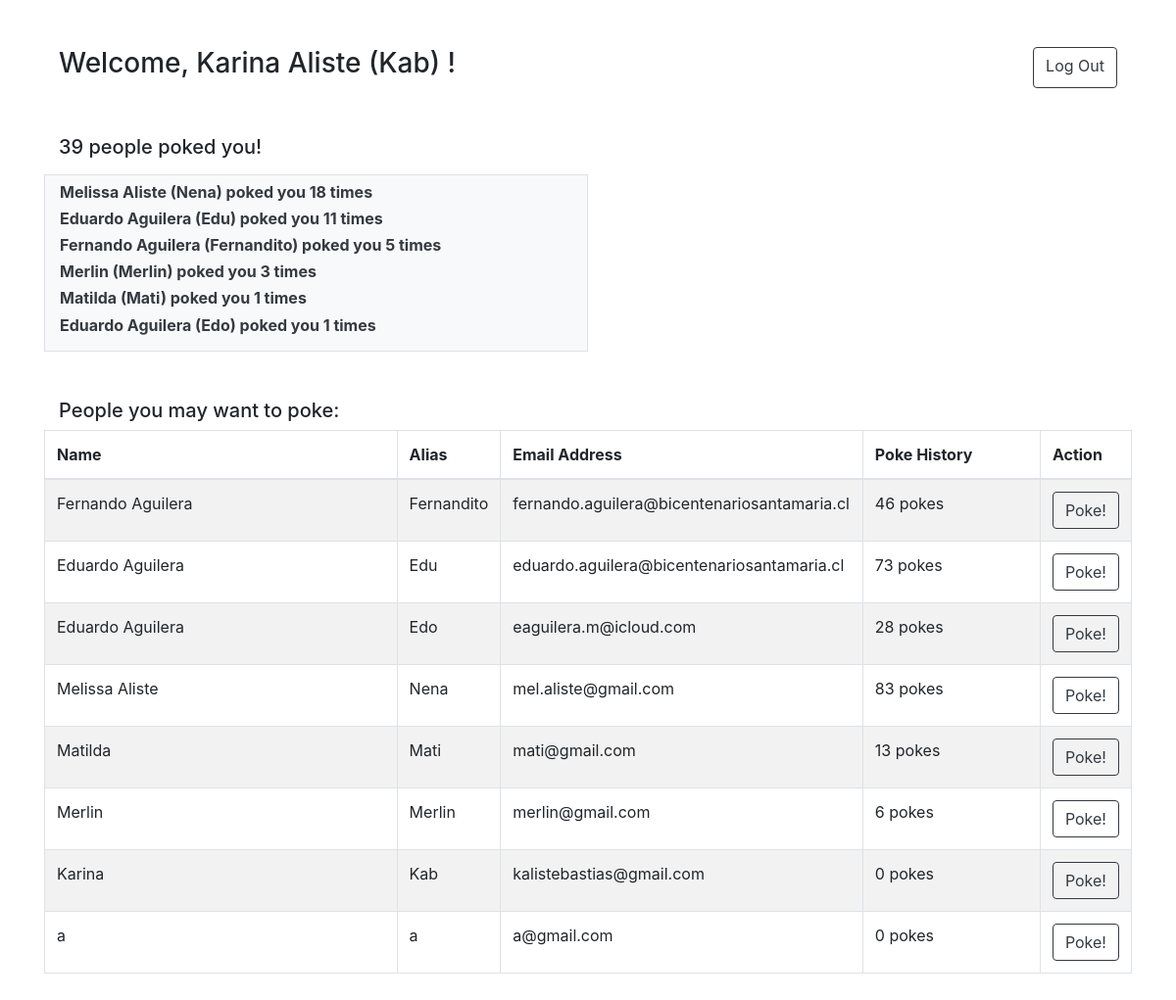
Page /home/ (signed in) on the committed database.
### login/models.py (models this page shows)
class User(models.Model):
    id = models.AutoField(primary_key=True)
    nombre = models.CharField(max_length=40)
    alias = models.CharField(max_length=40)
    email = models.CharField(max_length=40)
    password = models.CharField(max_length=20)
    cumple = models.DateTimeField()
    rol = models.PositiveIntegerField(default=1)
    historico = models.IntegerField(default=0)
    created_at = models.DateTimeField(auto_now_add=True)
    updated_at = models.DateTimeField(auto_now=True)
    objects = UserManager()

### home/views.py (the view)
# urls.py: 2. Add a URL to urlpatterns:  path('', views.home, name='home')
def home(request):
    active_user = User.objects.get(id=request.session['user_id'])
    lista_usuarios = User.objects.all()
    mis_pokes=[]
    poke_user = Poke.objects.filter(receptor = active_user).values('emisor').annotate(total=Count('emisor')).order_by('-total')#.reverse() para orden descendente o usar signo -
    for user in poke_user:
        mis_pokes.append(
            {
            "emisor":User.objects.filter(id=user["emisor"]), #queryset
            "total":user["total"]
            }
        )
    context = {
        "active_user": active_user,
        "lista_usuarios": lista_usuarios,
        "mis_pokes" : mis_pokes, #arreglo de diccionarios
        "poke_user" : poke_user,
    }
    return render(request, 'home.html', context)

### login/templates/home.html (shortened to what this page needs)
<!DOCTYPE html>
<html lang="en">
<head>
    {% load static %}
    <link rel="stylesheet" href="https://cdn.jsdelivr.net/npm/bootstrap@4.6.0/dist/css/bootstrap.min.css">
</head>
<body>
    <div class="container my-5">
        <div class="container-fluid">
            <div class="row d-flex mb-5">
                <div class="col-10 d-sm-block">
                    <h3>Welcome, {{active_user.nombre}} ({{active_user.alias}}) !</h3>
                </div>
                <div class="col-2 d-flex justify-content-end">
                    <a href="/logout" class="btn btn-outline-dark">Log Out</a>
                </div>
            </div>
            {% for usuario in lista_usuarios %} {% if usuario.id == active_user.id %}
            <h5 class="mb-3"> {{usuario.historico}} people poked you!</h5>
            {% endif %} {% endfor%}
            <div class=" row mb-5 ">
                <div class="col-6 border border-ligth py-2 bg-light text-dark ">
                    {% for usuario in mis_pokes %}
                    <h6><strong>{{usuario.emisor.0.nombre}} ({{usuario.emisor.0.alias}}) poked you {{usuario.total}}  times</strong></h6>
                    {% endfor %}
                </div>
            </div>
        </div>
        <div class="container-fluid ">
            <h5>People you may want to poke:</h5>
        </div>
        <table class="mb-4 table table-striped table-bordered ">
            <thead>
                <tr>
                    <th scope="col " class="col-4 ">Name</th>
                    <th scope="col " class="col-1 ">Alias</th>
                    <th scope="col " class="col-4 ">Email Address</th>
                    <th scope="col " class="col-2 ">Poke History</th>
                    <th scope="col " class="col-1 ">Action</th>
                </tr>
            </thead>
            <tbody>
                {% for usuario in lista_usuarios %} {% if usuario.id != active_user.id %}
                <tr>
                    <td>{{usuario.nombre}}</td>
                    <td>{{usuario.alias}}</td>
                    <td>{{usuario.email}}</td>
                    <td>{{usuario.historico}} pokes</td>
                    <td>
                        <form action="addpoke" method="POST">
                            <button class="btn btn-outline-dark" type="submit" name="poke">Poke!</button>
                        </form>
                    </td>
                </tr>
                {% endif %} {% endfor%}
            </tbody>
        </table>
    </div>
</body>
</html>

### rows in the picture
User: nombre "Karina Aliste", alias "Kab", historico "39"
User: emisor.0.nombre "Melissa Aliste", emisor.0.alias "Nena", nombre "Melissa Aliste", alias "Nena", email "mel.aliste@gmail.com", historico "83"
User: emisor.0.nombre "Eduardo Aguilera", emisor.0.alias "Edu", nombre "Eduardo Aguilera", alias "Edu", email "eduardo.aguilera@bicentenariosantamaria.cl", historico "73"
User: emisor.0.nombre "Fernando Aguilera", emisor.0.alias "Fernandito", nombre "Fernando Aguilera", alias "Fernandito", email "fernando.aguilera@bicentenariosantamaria.cl", historico "46"
User: emisor.0.nombre "Merlin", emisor.0.alias "Merlin", nombre "Merlin", alias "Merlin", email "merlin@gmail.com", historico "6"
User: emisor.0.nombre "Matilda", emisor.0.alias "Mati", nombre "Matilda", alias "Mati", email "mati@gmail.com", historico "13"
User: emisor.0.nombre "Eduardo Aguilera", emisor.0.alias "Edo", nombre "Eduardo Aguilera", alias "Edo", email "eaguilera.m@icloud.com", historico "28"
User: nombre "Karina", alias "Kab", email "kalistebastias@gmail.com", historico "0"
User: nombre "a", alias "a", email "a@gmail.com", historico "0"

### other values in the picture
{{ usuario.total }} "18" "11" "5" "3" "1" "1"
